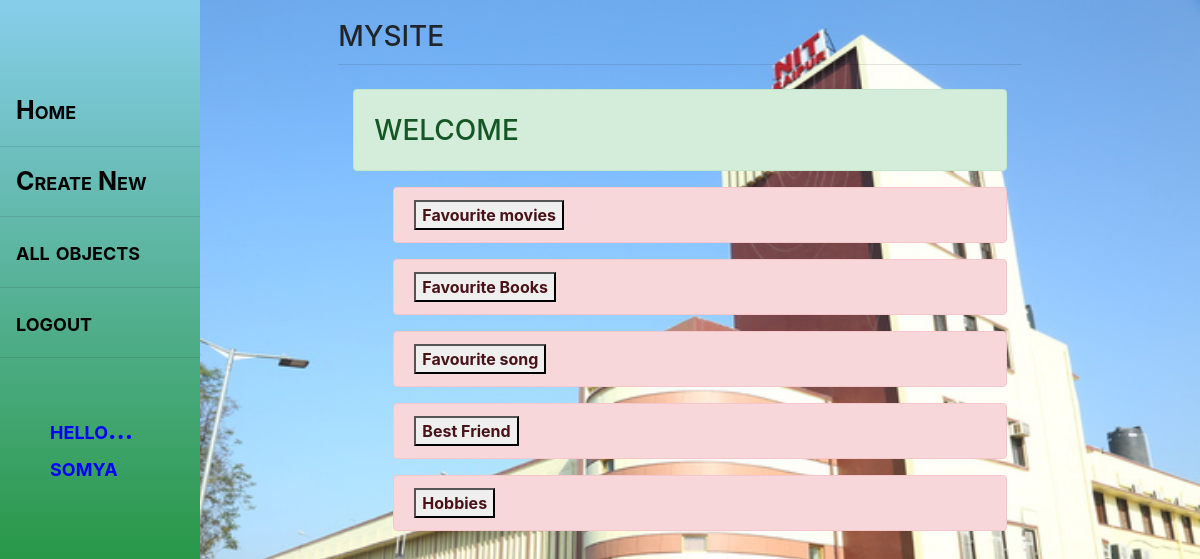
Screenshot of /all/ (signed in) with the database file from the repository.
### main/models.py (models this page shows, shortened)
class ToDoList(models.Model):
    user = models.ForeignKey(User, on_delete=models.CASCADE, related_name="todolist", null=True)
    name = models.CharField(max_length=200)

### main/views.py (the view)
# urls.py: path('all/', views.all, name="all"),
def all(response):
    all_list = ToDoList.objects.filter(user = response.user)
    return render(response,'main/all.html',{'complete_list':all_list})

### templates/main/all.html (shortened to what this page needs)
{% extends 'main/base.html' %}
{% block content %}
<div class="container">
       <div class="alert alert-success">
         <h1>welcome</h1>
      </div>
</div>
<ol>
{% for list_object in complete_list %}
    <div class="container">
       <div class="alert alert-danger">
         <button><a href="/{{list_object.id}}" class="alert-link">{{list_object.name}}</a></button>
      </div>
    </div>
{% endfor %}
</ol>
{% endblock %}

### templates/main/base.html (shortened to what this page needs)
<!DOCTYPE html>
<html lang="en">
<head>
    {% load static %}
    <link rel="stylesheet" href="https://stackpath.bootstrapcdn.com/bootstrap/4.4.1/css/bootstrap.min.css">
</head>
<body>
      <div class="sidenav">
          <br>
          <br>
          <br>
          <a href="/home" ><b>Home</b></a><hr>
          <a href="/create"><b>Create New</b></a><br><hr>
          <a href="/all"><b>all objects</b></a><br><hr>
          <a href="/logout"><b>logout</b></a><br><hr>
          {% if user.is_authenticated %}
          <div class="abc">
             <b><br>   hello... <br>   {{request.user.first_name}} </b>
          </div>
          {% endif %}
      </div>
      <div id="content", name="content", class="main">
          <div class="row justify-content-center">
              <div class="col-8">
                  <h1 class="mt-2">mysite</h1>
                  <hr class="mt-0 mb-4">
                  {% block content %}
                  {% endblock %}
              </div>
          </div>
      </div>
</body>
</html>

### rows the page displays
ToDoList: name "Favourite movies"
ToDoList: name "Favourite Books"
ToDoList: name "Favourite song"
ToDoList: name "Best Friend"
ToDoList: name "Hobbies"

### other values shown
{{ request.user.first_name }} "somya"
